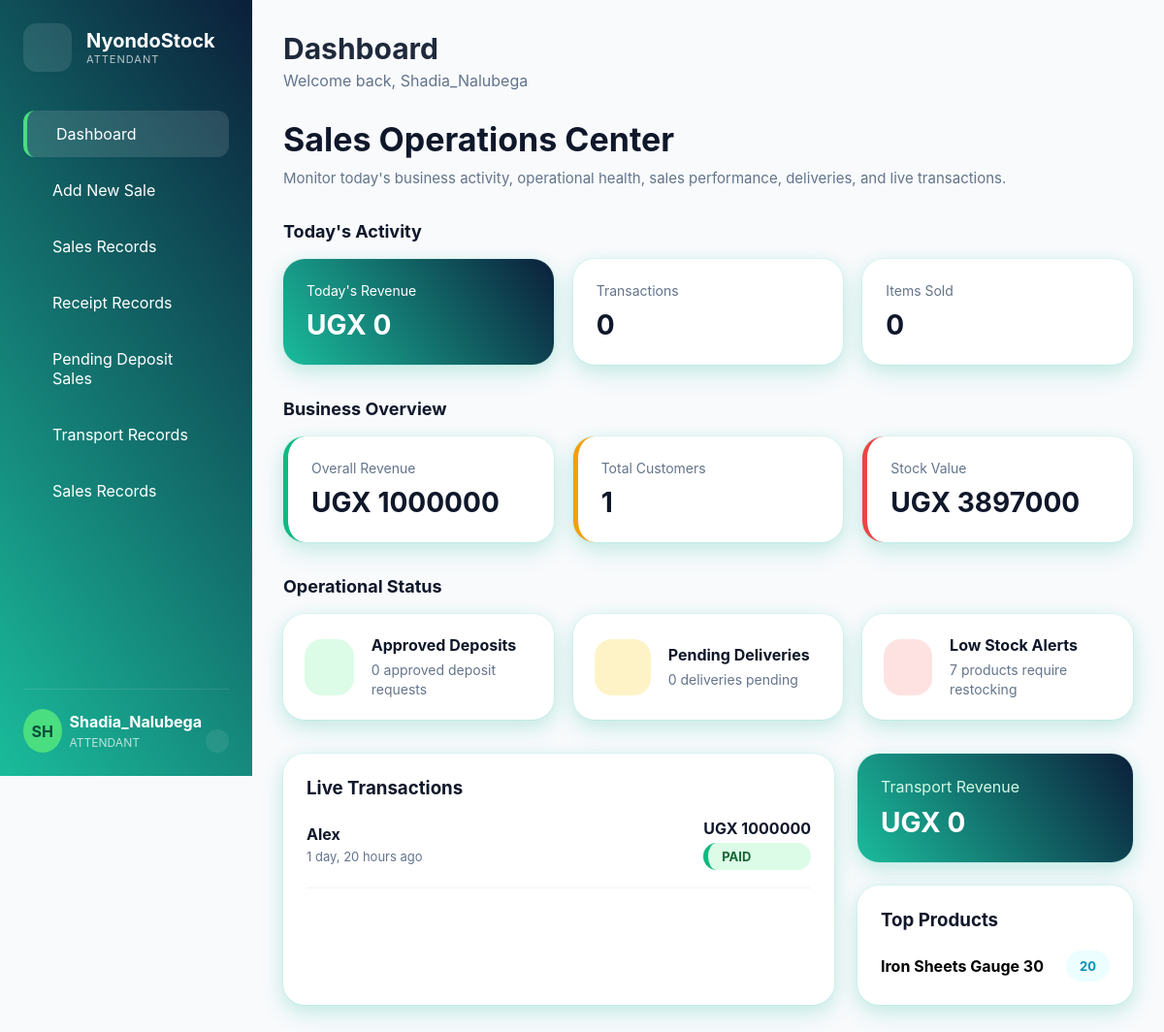
Before: /attendant_dashboard/ (signed in) with the older database file.
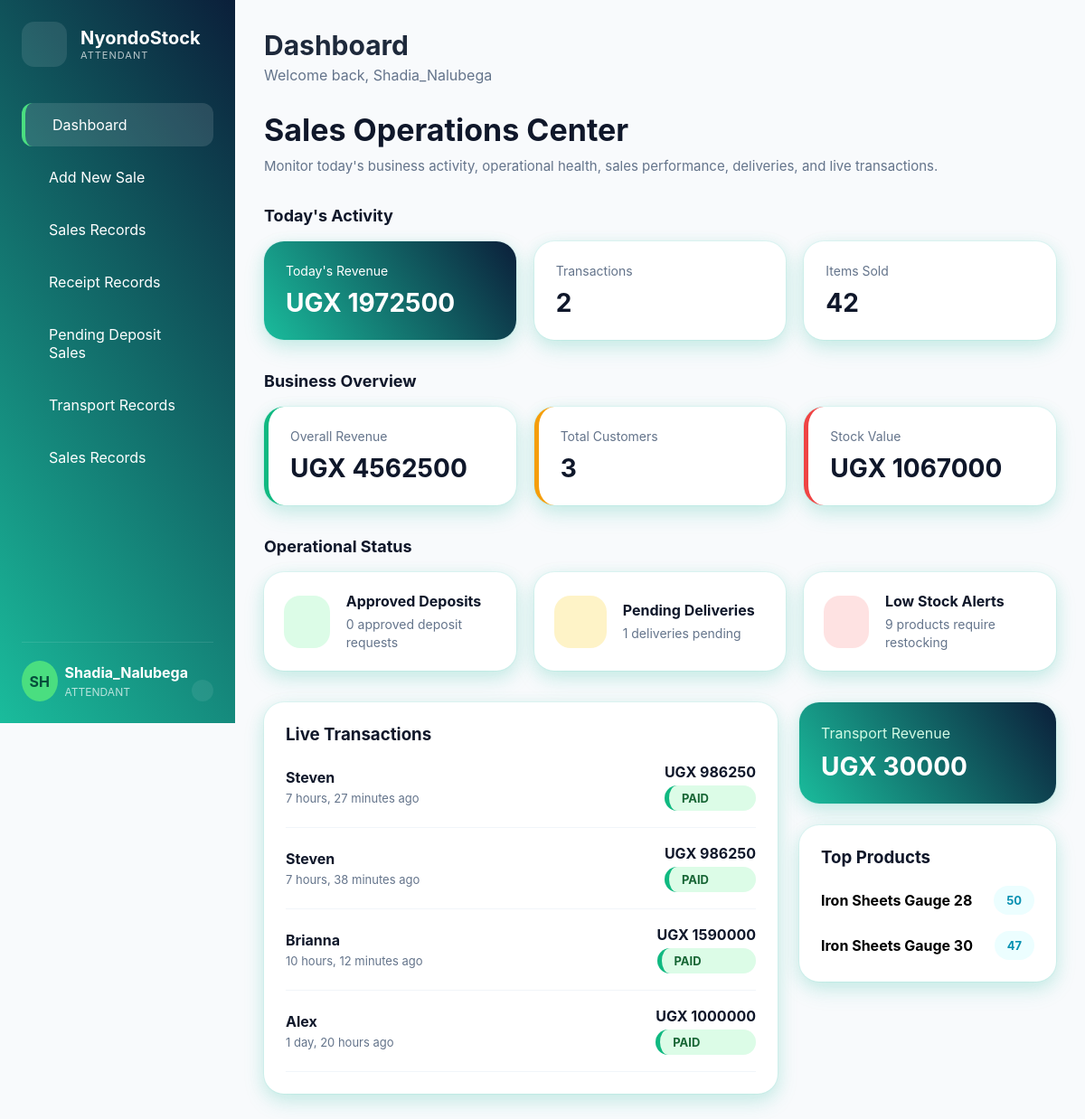
After: the same page with the newer database file.
### sales_app/models.py (models this page shows)
class Sale(models.Model):
    PAYMENT_STATUS = (
        ('PAID', 'Paid'),
        ('PARTIAL', 'Partial'),
        ('CREDIT', 'Credit'),
    )
    PAYMENT_METHODS = (
        ('CASH', 'Cash'),
        ('MOMO', 'Mobile Money'),
        ('BANK', 'Bank Transfer'),
        ('CHEQUE', 'Cheque'),
    )
    SALE_SOURCES = (
        ('DIRECT', 'Direct Sale'),
        ('DEPOSIT', 'Deposit Completion'),
    )
    customer = models.ForeignKey(Customer, on_delete=models.SET_NULL, null=True)
    attendant = models.ForeignKey('auth.User', on_delete=models.SET_NULL, null=True)
    sale_source = models.CharField(
        max_length=20,
        choices=SALE_SOURCES,
        default='DIRECT'
    )
    deposit_reference = models.ForeignKey(
        'PendingCreditSale',
        on_delete=models.SET_NULL,
        null=True,
        blank=True,
        related_name='completed_sales'
    )
    subtotal_amount = models.DecimalField(
        max_digits=12,
        decimal_places=2,
        default=0
    )
    transport_charge = models.DecimalField(
        max_digits=12,
        decimal_places=2,
        default=0
    )
    total_amount = models.DecimalField(max_digits=12, decimal_places=2)
    payment_method = models.CharField(
    max_length=20,
    choices=PAYMENT_METHODS,
    default='CASH'
    )
    transaction_reference = models.CharField(
    max_length=100,
    blank=True,
    null=True
    )
    amount_paid = models.DecimalField(max_digits=12, decimal_places=2, default=0)
    balance = models.DecimalField(max_digits=12, decimal_places=2, default=0)
    payment_status = models.CharField(max_length=20, choices=PAYMENT_STATUS)
    pending_credit_sale = models.OneToOneField(
    'PendingCreditSale',
    on_delete=models.SET_NULL,
    null=True,
    blank=True
    )
    completed_sale = models.BooleanField(default=False)
    requires_delivery = models.BooleanField(default=False)
    created_at = models.DateTimeField(auto_now_add=True)

### customers_app/models.py (models this page shows, shortened)
class Customer(models.Model):
    CUSTOMER_TYPES = (
        ('NORMAL', 'Normal Buyer'),
        ('RETAIL', 'Retailer'),
        ('WHOLESALE', 'Wholesaler'),
    )
    customer_name = models.CharField(max_length=200)
    phone_number = models.CharField(max_length=20)
    nin = models.CharField(
        max_length=14,
        unique=True,
        blank=True,
        null=True
    )
    customer_type = models.CharField(
        max_length=20,
        choices=CUSTOMER_TYPES,
        default='NORMAL'
    )
    address = models.TextField(blank=True)
    balance_due = models.DecimalField(
        max_digits=12,
        decimal_places=2,
        default=0
    )
    registered_at = models.DateTimeField(auto_now_add=True)

### inventory_app/models.py (models this page shows, shortened)
class Product(models.Model):
    UNIT_CHOICES = [
        ('Bags', 'Bags'),
        ('Pieces', 'Pieces'),
        ('Kgs', 'Kgs'),
        ('Rolls', 'Rolls'),
        ('Tonnes', 'Tonnes'),
        ('Length', 'Length'),
        ('Sheets', 'Sheets'),
    ]
    category = models.ForeignKey(Category, on_delete=models.CASCADE)
    sku = models.CharField(max_length=50, unique=True, blank=True, null=True)
    product_name = models.CharField(max_length=100)
    unit = models.CharField(max_length=20, choices=UNIT_CHOICES)
    unit_cost = models.DecimalField(max_digits=10, decimal_places=2, default=0)
    normal_percentage = models.DecimalField(
    max_digits=5,
    decimal_places=2,
    default=25
)
    retail_percentage = models.DecimalField(
    max_digits=5,
    decimal_places=2,
    default=20
    )
    wholesale_percentage = models.DecimalField(
    max_digits=5,
    decimal_places=2,
    default=10
   )
    normal_price = models.DecimalField(max_digits=10, decimal_places=2, default=0)
    retail_price = models.DecimalField(max_digits=10, decimal_places=2, default=0)
    wholesale_price = models.DecimalField(max_digits=10, decimal_places=2, default=0)
    quantity = models.PositiveIntegerField(default=0)
    reorder_level = models.PositiveIntegerField(default=10)
    eligible_for_scheme = models.BooleanField(
    default=False)
    is_active = models.BooleanField(default=True)
    created_at = models.DateTimeField(auto_now_add=True)

### sales_app/views.py (the view)
# urls.py: path('attendant_dashboard/', views.attendant_dashboard, name='attendant_dashboard'),
@login_required
@allowed_roles(['ADMIN', 'ATTENDANT'])
def attendant_dashboard(request):
    today = timezone.now().date()
    todays_sales = Sale.objects.filter(
        created_at__date=today
    )
    today_sales = todays_sales.aggregate(
        total=Sum('total_amount')
    )['total'] or 0
    transaction_count = todays_sales.count()
    total_items_sold = SaleItem.objects.filter(
        sale__created_at__date=today
    ).aggregate(
        total=Sum('quantity')
    )['total'] or 0
    overall_revenue = Sale.objects.aggregate(
        total=Sum('total_amount')
    )['total'] or 0
    overall_transactions = Sale.objects.count()
    overall_items_sold = SaleItem.objects.aggregate(
        total=Sum('quantity')
    )['total'] or 0
    total_customers = Customer.objects.count()
    low_stock_queryset = Product.objects.filter(
        quantity__lte=F('reorder_level')
    )
    low_stock_products = low_stock_queryset.count()
    approved_deposits = PendingCreditSale.objects.filter(
        approved_for_sale=True
    ).count()
    recent_sales = Sale.objects.select_related(
        'customer'
    ).order_by(
        '-created_at'
    )[:8]
    top_products = SaleItem.objects.values(
        'product__product_name'
    ).annotate(
        total=Sum('quantity')
    ).order_by(
        '-total'
    )[:5]
    pending_deliveries = TransportDelivery.objects.filter(
        delivery_status='PENDING'
    ).count()
    delivered_count = TransportDelivery.objects.filter(
        delivery_status='DELIVERED'
    ).count()
    total_transport_money = TransportDelivery.objects.filter(
        transport_fee__gt=0
    ).aggregate(
        total=Sum('transport_fee')
    )['total'] or 0
    stock_value = Product.objects.aggregate(
        total=Sum(
            F('quantity') * F('unit_cost')
        )
    )['total'] or 0
    context = {
        'today_sales': today_sales,
        'transaction_count': transaction_count,
        'total_items_sold': total_items_sold,
        'overall_revenue': overall_revenue,
        'overall_transactions': overall_transactions,
        'overall_items_sold': overall_items_sold,
        'total_customers': total_customers,
        'approved_deposits': approved_deposits,
        'pending_deliveries': pending_deliveries,
        'delivered_count': delivered_count,
        'low_stock_products': low_stock_products,
        'recent_sales': recent_sales,
        'top_products': top_products,
        'total_transport_money': total_transport_money,
        'stock_value': stock_value,
    }
    return render(
        request,
        'attendant/attendant_dashboard.html',context
    )

### templates/attendant/attendant_dashboard.html (shortened to what the changed rows need)
{% extends 'manager/base_manager.html' %}
{% block content %}
{% include 'manager/partials/topbar.html' %}
<div class="dashboard-header">
<div>
    <h2>Sales Operations Center</h2>
</div>
</div>
<div class="stats-grid">
<div class="stat-card primary">
    <div>
        <span>Today's Revenue</span>
        <h2>
            UGX {{ today_sales|floatformat:0 }}
        </h2>
    </div>
</div>
<div class="stat-card">
    <div>
        <span>Transactions</span>
        <h2>{{ transaction_count }}</h2>
    </div>
</div>
<div class="stat-card">
    <div>
        <span>Items Sold</span>
        <h2>{{ total_items_sold }}</h2>
    </div>
</div>
</div>
<div class="stats-grid">
<div class="stat-card success">
    <div>
        <span>Overall Revenue</span>
        <h2>
            UGX {{ overall_revenue|floatformat:0 }}
        </h2>
    </div>
</div>
<div class="stat-card warning">
    <div>
        <span>Total Customers</span>
        <h2>
            {{ total_customers }}
        </h2>
    </div>
</div>
<div class="stat-card danger">
    <div>
        <span>Stock Value</span>
        <h2>
            UGX {{ stock_value|floatformat:0 }}
        </h2>
    </div>
</div>
</div>
<div class="status-grid">
<div class="status-card">
    <div>
        <strong>
            Pending Deliveries
        </strong>
        <span>
            {{ pending_deliveries }} deliveries pending
        </span>
    </div>
</div>
<div class="status-card">
    <div>
        <strong>
            Low Stock Alerts
        </strong>
        <span>
            {{ low_stock_products }} products require restocking
        </span>
    </div>
</div>
</div>
<div class="content-grid">
<div class="card">
    <div class="activity-list">
        {% for sale in recent_sales %}
        <div class="activity-item">
            <div>
                <strong>
                    {{ sale.customer.customer_name }}
                </strong>
                <span>
                    {{ sale.created_at|timesince }} ago
                </span>
            </div>
            <div class="activity-right">
                <strong>
                    UGX {{ sale.total_amount|floatformat:0 }}
                </strong>
                <span class="badge
                {% if sale.payment_status == 'PAID' %}
                success
                {% elif sale.payment_status == 'PARTIAL' %}
                warning
                {% else %}
                danger
                {% endif %}
                ">
                    {{ sale.payment_status }}
                </span>
            </div>
        </div>
        {% empty %}
        <div class="empty-state">
            <i class="ph ph-shopping-cart"></i>
            <p>No transactions recorded.</p>
        </div>
        {% endfor %}
    </div>
</div>
<div class="side-analytics">
    <div class="card analytics-card">
        <div class="analytics-top">
            <div>
                <span>Transport Revenue</span>
                <h2>
                    UGX {{ total_transport_money|floatformat:0 }}
                </h2>
            </div>
        </div>
    </div>
    <div class="card">
        <div class="top-products">
            {% for product in top_products %}
            <div class="top-product">
                <div>
                    <strong>
                        {{ product.product__product_name }}
                    </strong>
                </div>
                <div class="qty-pill">
                    {{ product.total }}
                </div>
            </div>
            {% endfor %}
        </div>
    </div>
</div>
</div>
{% endblock %}

### templates/manager/partials/sidebar.html (shortened to what this page needs)
<aside class="sidebar">
    <div class="logo-section">
        <div class="logo-icon">
        </div>
        <div>
            <h2>NyondoStock</h2>
            <p>
            <span>
                {% for group in request.user.groups.all %}
                {{ group.name }}
                {% endfor %}
            </span>
            </p>
        </div>
    </div>
    {% for group in request.user.groups.all %}
    {% if group.name == 'ADMIN' or group.name == 'ATTENDANT' %}
    <nav class="nav-menu">
        <a href="{% url 'attendant_dashboard' %}"
        class="nav-item {% if request.resolver_match.url_name == 'attendant_dashboard' %}active{% endif %}">
            Dashboard
        </a>
        <a href="{% url 'create_sale' %}"class="nav-item {% if request.resolver_match.url_name == 'create_sale' %}active{% endif %}">
            Add New Sale
        </a>
        <a href="{% url 'sales_history' %}"class="nav-item {% if request.resolver_match.url_name == 'sales_history' %}active{% endif %}">
            Sales Records
        </a>
        <a href="{% url 'receipt_records' %}"class="nav-item {% if request.resolver_match.url_name == 'receipt_records' %}active{% endif %}">
            Receipt Records
        </a>
        <a href="{% url 'pending_deposit_sales' %}"class="nav-item {% if request.resolver_match.url_name == 'pending_deposit_sales' %}active{% endif %}">
            Pending Deposit Sales
        </a>
        <a href="{% url 'transport_records' %}"class="nav-item {% if request.resolver_match.url_name == 'transport_records' %}active{% endif %}">
            Transport Records
        </a>
        <a href="{% url 'stock_check' %}"class="nav-item {% if request.resolver_match.url_name == 'stock_check' %}active{% endif %}">
            Sales Records
        </a>
    </nav>
    {% endif %}
    {% endfor %}
    <div class="sidebar-footer">
        <div class="avatar">
            {{ request.user.username|slice:":2"|upper }}
        </div>
        <div class="user-details">
             <div style="display: inline-block;">
            <strong>
                {{ request.user.username }}
            </strong>
            <span>
                {% for group in request.user.groups.all %}
                {{ group.name }}
                {% endfor %}
            </span>
            </div>
            <a href="{% url 'logout' %}" class="logout-btn">
            </a>
        </div>
    </div>
</aside>

Changed rows visible on the page:
added Sale: customer.customer_name "Steven", created_at "7 hours, 27 minutes", total_amount "986250", payment_status "PAID"
added Sale: customer.customer_name "Steven", created_at "7 hours, 38 minutes", total_amount "986250", payment_status "PAID"
added Sale: customer.customer_name "Brianna", created_at "10 hours, 12 minutes", total_amount "1590000", payment_status "PAID"
now on this page (row edited): Product: product__product_name "Iron Sheets Gauge 28", total "50"
changed Product "Iron Sheets Gauge 30": total "20" → "47"
Other visible differences:
{{ today_sales|floatformat:0 }}: "0" → "1972500"
{{ transaction_count }}: "0" → "2"
{{ total_items_sold }}: "0" → "42"
{{ overall_revenue|floatformat:0 }}: "1000000" → "4562500"
{{ total_customers }}: "1" → "3"
{{ stock_value|floatformat:0 }}: "3897000" → "1067000"
{{ pending_deliveries }}: "0" → "1"
{{ low_stock_products }}: "7" → "9"
{{ total_transport_money|floatformat:0 }}: "0" → "30000"
